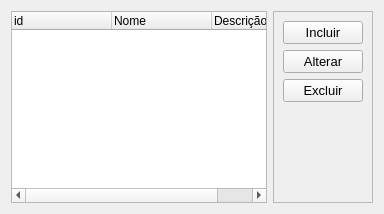
          <widget class="QWidget" name="cad_tp_treino">
           <attribute name="title">
            <string>Tipos Treino</string>
           </attribute>
           <layout class="QVBoxLayout" name="verticalLayout_11">
            <item>
             <layout class="QHBoxLayout" name="horizontalLayout_5">
              <item>
               <widget class="QTreeWidget" name="tbl_tp_treino">
                <column>
                 <property name="text">
                  <string>id</string>
                 </property>
                </column>
                <column>
                 <property name="text">
                  <string>Nome</string>
                 </property>
                </column>
                <column>
                 <property name="text">
                  <string>Descrição</string>
                 </property>
                </column>
               </widget>
              </item>
              <item>
               <widget class="QFrame" name="frame_6">
                <property name="frameShape">
                 <enum>QFrame::StyledPanel</enum>
                </property>
                <property name="frameShadow">
                 <enum>QFrame::Raised</enum>
                </property>
                <layout class="QVBoxLayout" name="verticalLayout_6">
                 <item>
                  <widget class="QPushButton" name="btn_incluir_tp_treino">
                   <property name="sizePolicy">
                    <sizepolicy hsizetype="Preferred" vsizetype="Preferred">
                     <horstretch>0</horstretch>
                     <verstretch>0</verstretch>
                    </sizepolicy>
                   </property>
                   <property name="minimumSize">
                    <size>
                     <width>0</width>
                     <height>0</height>
                    </size>
                   </property>
                   <property name="font">
                    <font>
                     <pointsize>10</pointsize>
                    </font>
                   </property>
                   <property name="cursor">
                    <cursorShape>PointingHandCursor</cursorShape>
                   </property>
                   <property name="styleSheet">
                    <string notr="true"/>
                   </property>
                   <property name="text">
                    <string>Incluir</string>
                   </property>
                  </widget>
                 </item>
                 <item>
                  <widget class="QPushButton" name="btn_alterar_tp_treino">
                   <property name="sizePolicy">
                    <sizepolicy hsizetype="Preferred" vsizetype="Preferred">
                     <horstretch>0</horstretch>
                     <verstretch>0</verstretch>
                    </sizepolicy>
                   </property>
                   <property name="minimumSize">
                    <size>
                     <width>0</width>
                     <height>0</height>
                    </size>
                   </property>
                   <property name="font">
                    <font>
                     <pointsize>10</pointsize>
                    </font>
                   </property>
                   <property name="cursor">
                    <cursorShape>PointingHandCursor</cursorShape>
                   </property>
                   <property name="styleSheet">
                    <string notr="true"/>
                   </property>
                   <property name="text">
                    <string>Alterar</string>
                   </property>
                  </widget>
                 </item>
                 <item>
                  <widget class="QPushButton" name="btn_excluir_tp_treino">
                   <property name="sizePolicy">
                    <sizepolicy hsizetype="Preferred" vsizetype="Preferred">
                     <horstretch>0</horstretch>
                     <verstretch>0</verstretch>
                    </sizepolicy>
                   </property>
                   <property name="minimumSize">
                    <size>
                     <width>0</width>
                     <height>0</height>
                    </size>
                   </property>
                   <property name="font">
                    <font>
                     <pointsize>10</pointsize>
                    </font>
                   </property>
                   <property name="cursor">
                    <cursorShape>PointingHandCursor</cursorShape>
                   </property>
                   <property name="styleSheet">
                    <string notr="true"/>
                   </property>
                   <property name="text">
                    <string>Excluir</string>
                   </property>
                  </widget>
                 </item>
                 <item>
                  <spacer name="verticalSpacer_6">
                   <property name="orientation">
                    <enum>Qt::Vertical</enum>
                   </property>
                   <property name="sizeHint" stdset="0">
                    <size>
                     <width>20</width>
                     <height>40</height>
                    </size>
                   </property>
                  </spacer>
                 </item>
                </layout>
               </widget>
              </item>
             </layout>
            </item>
           </layout>
          </widget>
